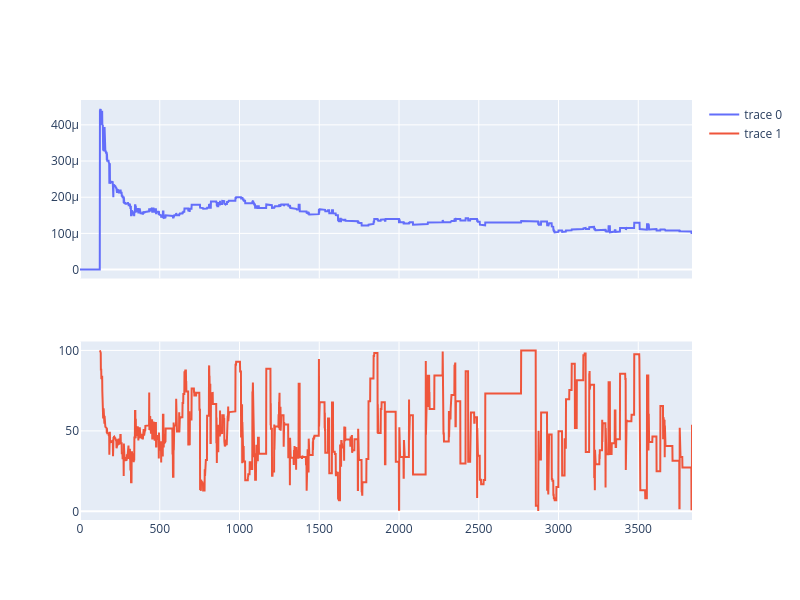

The cell this chart's notebook holds for it:
### Code cell
symbols = ['AIMXUSDT','TINUSDT','SUPUSDT','JETUSDT','BRDUSDT','mexc']
with open(f"{symbols[5]}.log","r") as file:
    data = file.read()
# def extract_data():
# symbol_regex = r"'symbol': '(.+?)'"
price_regex = r"'price': '(.+?)'"
# date_regex = r"(\d{4}-\d{2}-\d{2} \d{2}:\d{2}:\d{2})"
# last_update_id_regex = r"'lastUpdateId': (\d+)"
# bids_regex = r"'bids': (\[\['(.+?)', '(.+?)'\]\])"
# asks_regex = r"'asks': (\[\['(.+?)', '(.+?)'\]\])"

# symbols = re.findall(symbol_regex, data)
prices = re.findall(price_regex, data)
# dates = re.findall(date_regex, data)
# last_update_ids = re.findall(last_update_id_regex, data)
# bids_data = re.findall(bids_regex, data)
# asks_data = re.findall(asks_regex, data)

low = 5
high = 100
df = pd.DataFrame({
    # 'Symbol': symbols,
    'Price': prices,
    # 'Date': dates,
    # 'Last Update ID': last_update_ids,
    # 'Bids': bids_data,
    # 'Asks': asks_data
})
df['Price'] = pd.to_numeric(df['Price'])
# df[f'ema_{low}'] = pta.ema(df['Price'], low)
# df[f'ema_{high}'] = pta.ema(df['Price'], high)
df['rsi'] = pta.rsi(df['Price'], 20)

fig = make_subplots(rows=2, cols=1, shared_xaxes=True)
fig.add_trace(
    go.Scatter(x=df.index, y=df['Price']),
    row=1, col=1
)
fig.add_trace(
    go.Scatter(x=df.index, y=df['rsi']),
    row=2, col=1
)
fig.update_layout(height=600, width=800)
fig.show()

### Figure 1 — Plotly figure (JSON) as saved in the notebook; plotly's stock layout.template omitted (floating-point values rounded to 4 significant figures; data arrays with more than 128 entries replaced by an {"elided": "..."} marker saying what was removed)
{"data": [{"type": "scatter", "x": {"elided": "3838 int values"}, "xaxis": "x", "y": {"elided": "3838 float values"}, "yaxis": "y"}, {"type": "scatter", "x": {"elided": "3838 int values"}, "xaxis": "x2", "y": {"elided": "3838 float values"}, "yaxis": "y2"}], "layout": {"height": 600, "width": 800, "xaxis": {"anchor": "y", "domain": [0, 1], "matches": "x2", "showticklabels": false}, "xaxis2": {"anchor": "y2", "domain": [0, 1]}, "yaxis": {"anchor": "x", "domain": [0.575, 1]}, "yaxis2": {"anchor": "x2", "domain": [0, 0.425]}}}
